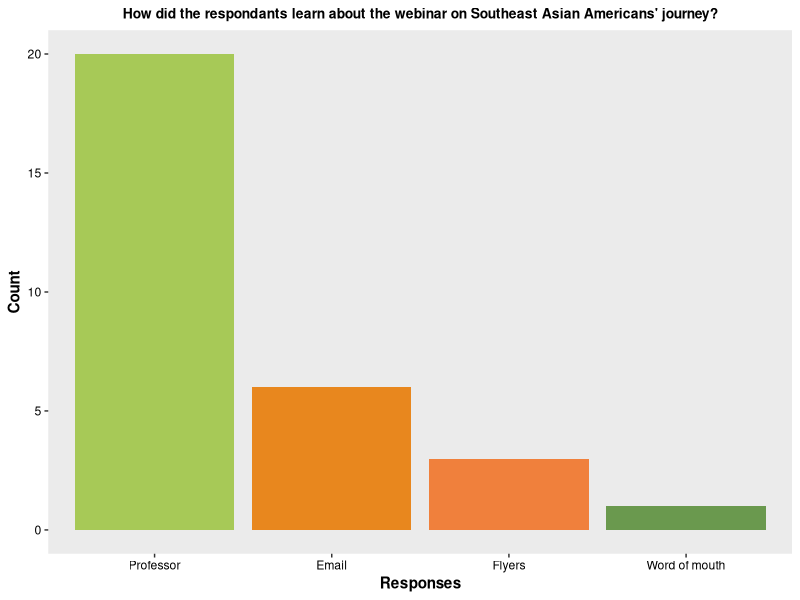
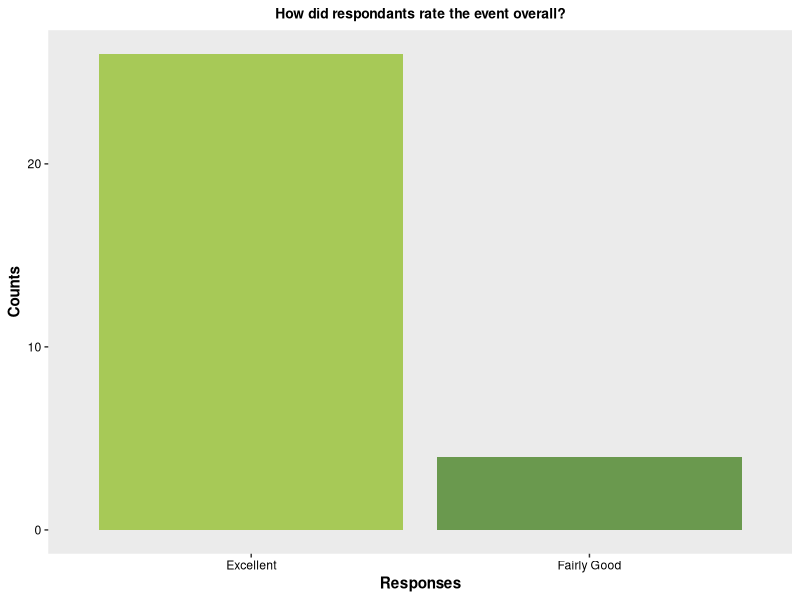
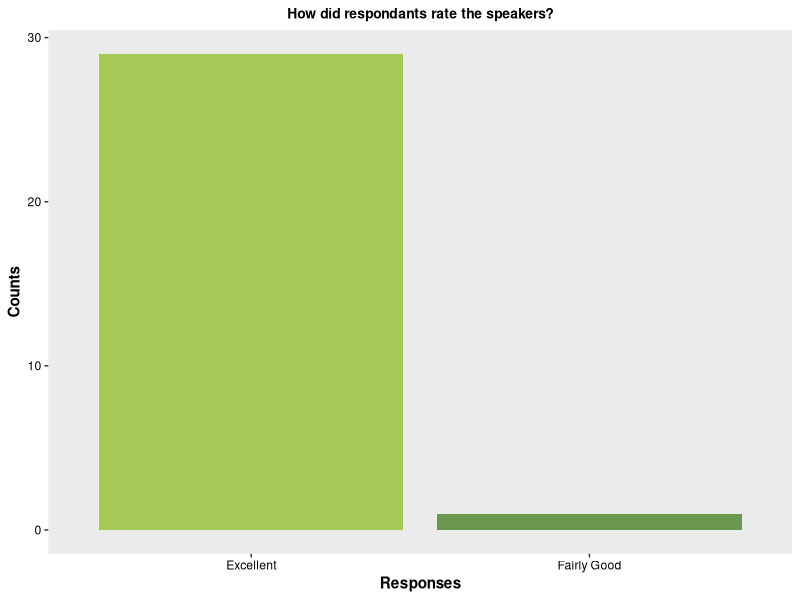
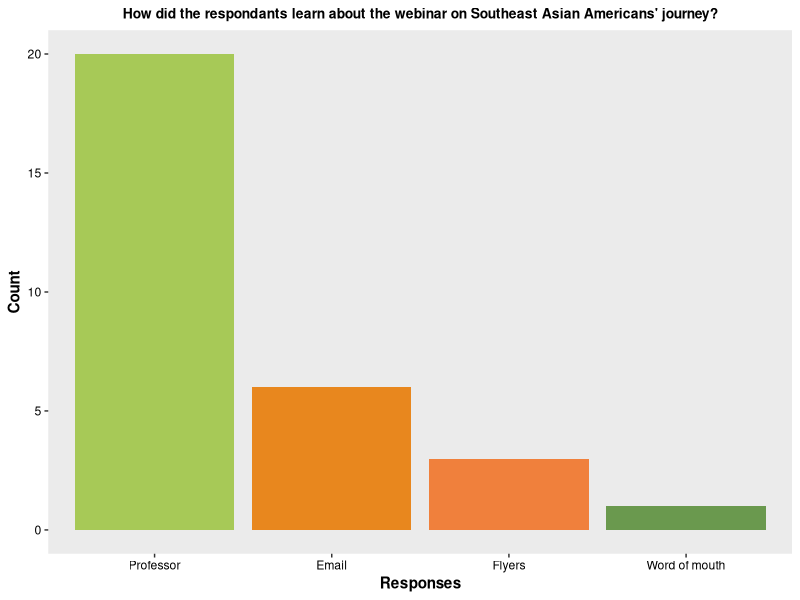
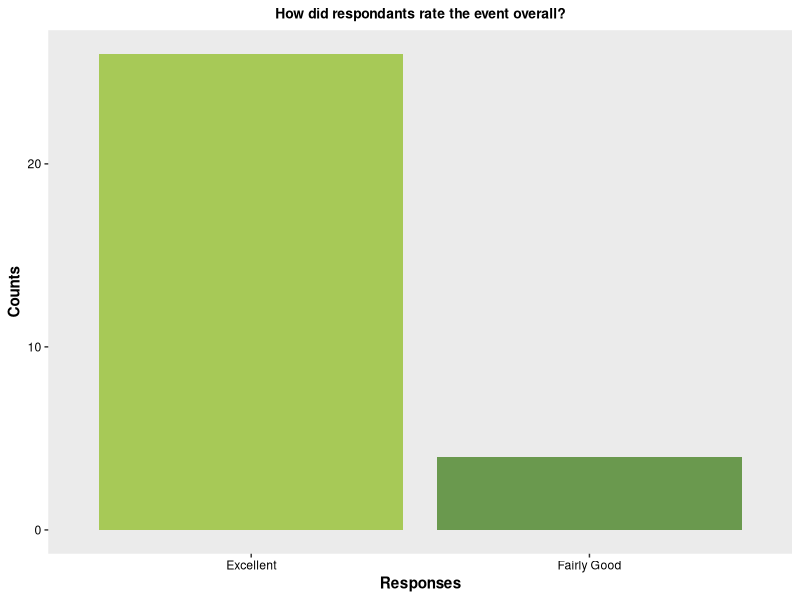
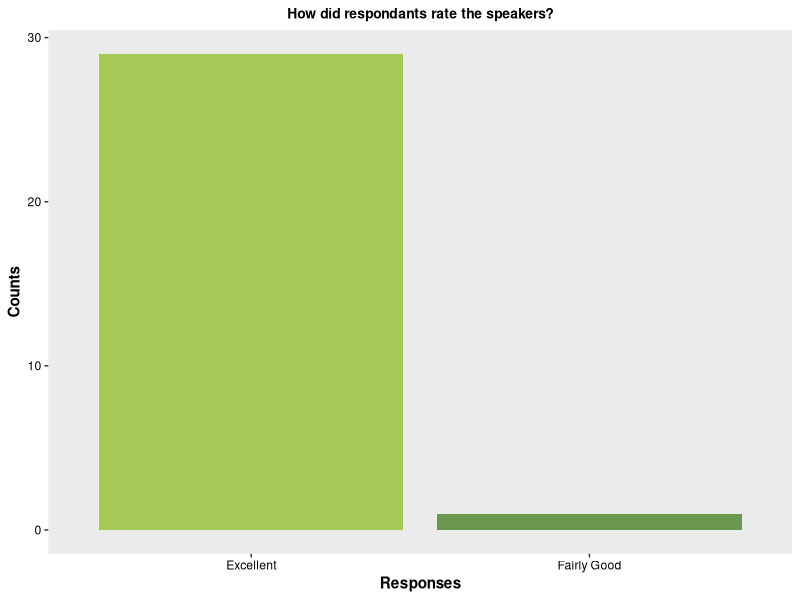

R code for these plots, in order:
#### Southeast Asian American Journeys: 45 Years of Resilience, Advocacy, and Organizing with SEARAC ####
#### Created by: Vivian Vy Le ####
#### Updated on: 2022-08-09 ####

#### Load library ####
library(tidyverse)
library(here)
library(ggplot2)

#### Load Data ####
sea_asam <- read_csv(here("Data", "searac_event.csv"))

#### View Data ####
view(sea_asam)
glimpse(sea_asam)


#### Data Analysis ####
sea_asam_clean <- sea_asam %>%
  select(participants, event_rating, speaker_rating, advertisement, event_timing, audience_learning) %>%
  rowwise() %>%
  mutate(advertisement_choices = str_split(advertisement, pattern = ";")) %>%
  ungroup() %>%
  unnest(advertisement_choices)
view(sea_asam_clean)

sea_asam_data <- sea_asam_clean %>%
  mutate(event_rating = factor(event_rating,
                               levels = c("Excellent", "Fairly Good", "Not Good at All"))) %>%
  mutate(speaker_rating = factor(speaker_rating,
                                 levels = c("Excellent", "Fairly Good", "Not Good at All"))) %>%
  mutate(event_timing = factor(event_timing,
                               levels = c("Extremely convenient", "Somewhat convenient", "Not at all convenient"))) %>%
  mutate(audience_learning = factor(audience_learning,
                                    levels = c("Very much", "Somewhat", "Not much")))
view(sea_asam_data)


advertisement_data <- sea_asam_data %>%
  count(advertisement_choices)
advertisement_data

event_data <- sea_asam_data %>%
  count(event_rating)
event_data

speaker_data <- sea_asam_data %>%
  count(speaker_rating)
speaker_data

timing_data <- sea_asam_data %>%
  count(event_timing)
timing_data

audience_data <- sea_asam_data %>%
  count(audience_learning)
audience_data

#### Plot ####
colorpal <- c("#E8871E", "#F0803C", "#A7C957", "#6A994E", "#262A10")
colorgrad <- c("#A7C957", "#6A994E", "#262A10")

advertisement_data %>%
  ggplot(aes(x=(reorder(advertisement_choices, -n)), y = n, fill = advertisement_choices)) +
  geom_col() +
  labs(title = "How did the respondants learn about the webinar on Southeast Asian Americans' journey?",
       x = "Responses",
       y = "Count") +
  theme(plot.title = element_text(hjust = 0.5,
                                  size = 10,
                                  face = "bold"),
        axis.title = element_text(face = "bold"),
        axis.text.x = element_text(color = "#000000"),
        axis.text.y = element_text(color = "#000000"),
        panel.grid.major = element_blank(),
        panel.grid.minor = element_blank()) +
  scale_fill_manual(values = colorpal) +
  guides(fill = FALSE)
ggsave(here("Output", "2020-2021", "sea_asam_event", "advertisement.png"), width = 8, height = 6)

event_data %>%
  ggplot(aes(x = reorder(event_rating, -n), y = n, fill = event_rating)) +
  geom_col() +
  labs(title = "How did respondants rate the event overall?",
       x = "Responses",
       y = "Counts") +
  theme(plot.title = element_text(hjust = 0.5,
                                  size = 10,
                                  face = "bold"),
        axis.title = element_text(face = "bold"),
        axis.text.x = element_text(color = "#000000"),
        axis.text.y = element_text(color = "#000000"),
        panel.grid.major = element_blank(),
        panel.grid.minor = element_blank()) +
  scale_fill_manual(values = colorgrad) +
  guides(fill = FALSE)  
ggsave(here("Output", "2020-2021", "sea_asam_event", "event_rating.png"), width = 6, height = 5)

speaker_data %>%
  ggplot(aes(x = reorder(speaker_rating, -n), y = n, fill = speaker_rating)) +
  geom_col() +
  labs(title = "How did respondants rate the speakers?",
       x = "Responses",
       y = "Counts") +
  theme(plot.title = element_text(hjust = 0.5,
                                  size = 10,
                                  face = "bold"),
        axis.title = element_text(face = "bold"),
        axis.text.x = element_text(color = "#000000"),
        axis.text.y = element_text(color = "#000000"),
        panel.grid.major = element_blank(),
        panel.grid.minor = element_blank()) +
  scale_fill_manual(values = colorgrad) +
  guides(fill = FALSE)
ggsave(here("Output", "2020-2021", "sea_asam_event", "speaker_rating.png"), width = 6, height = 5)

